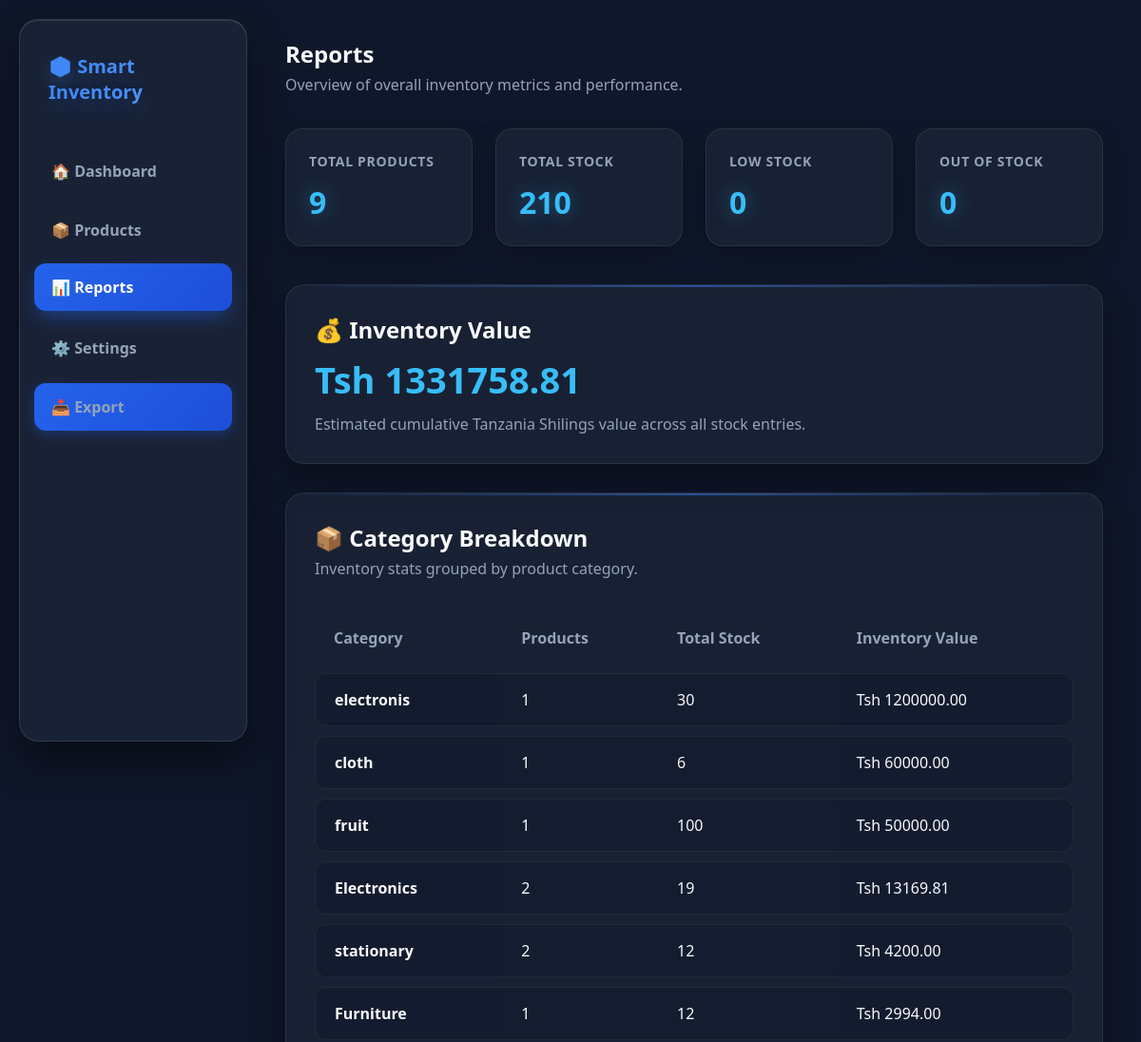
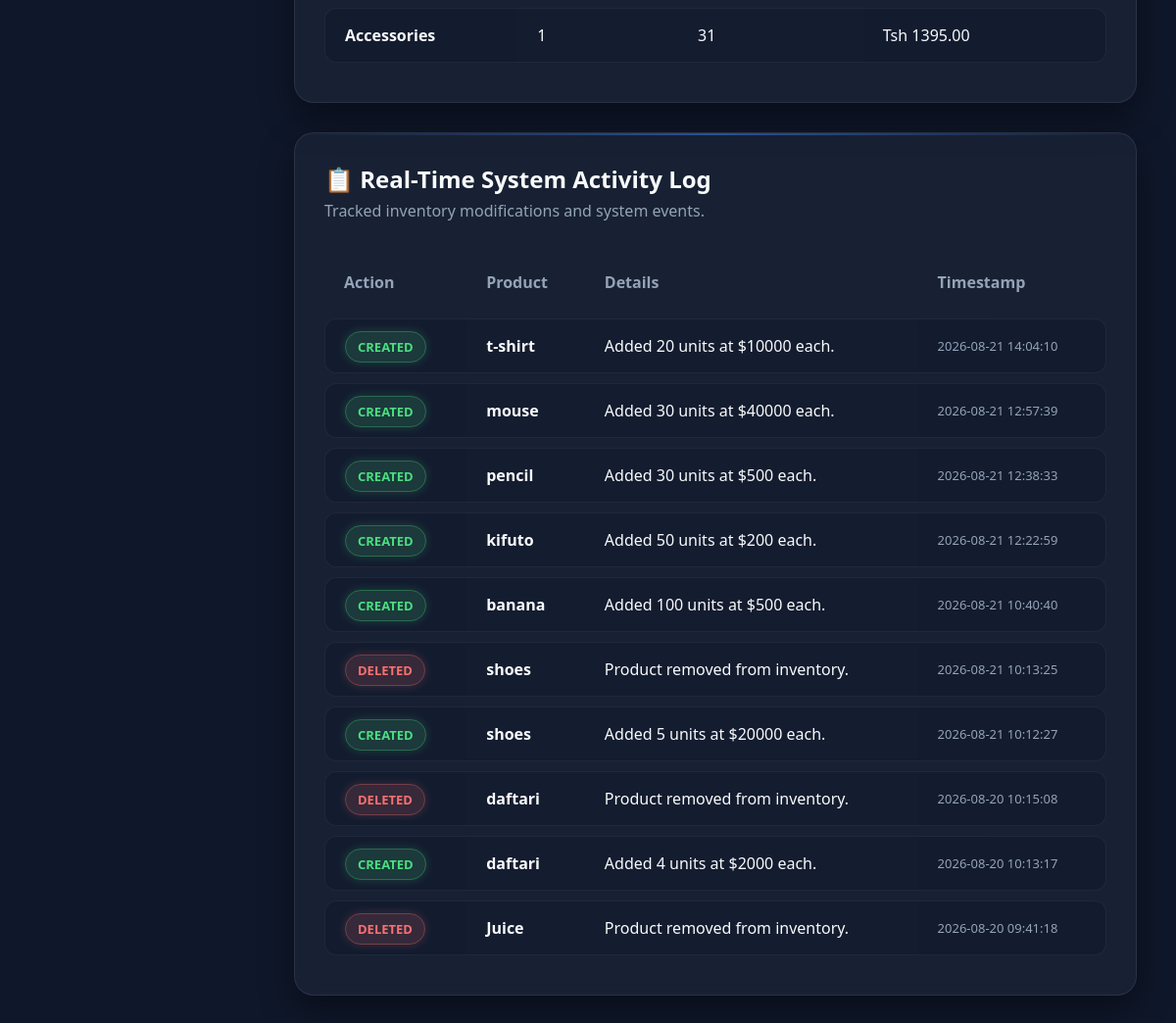
Page /reports on the committed database (2 pictures, top to bottom).
### tables this page shows
CREATE TABLE products (
            id INTEGER PRIMARY KEY AUTOINCREMENT,
            name TEXT NOT NULL,
            category TEXT NOT NULL,
            quantity INTEGER NOT NULL,
            price REAL NOT NULL
        );

CREATE TABLE history (
            id INTEGER PRIMARY KEY AUTOINCREMENT,
            action TEXT NOT NULL,
            product_name TEXT NOT NULL,
            details TEXT NOT NULL,
            timestamp DATETIME DEFAULT CURRENT_TIMESTAMP
        );

### app.py (the view)
@app.route("/reports")
def reports():
    conn = get_db()
    total_products = conn.execute("SELECT COUNT(*) FROM products").fetchone()[0]
    total_stock = conn.execute("SELECT COALESCE(SUM(quantity), 0) FROM products").fetchone()[0]
    inventory_value = conn.execute("SELECT COALESCE(SUM(quantity * price), 0) FROM products").fetchone()[0]
    low_stock = conn.execute("SELECT COUNT(*) FROM products WHERE quantity > 0 AND quantity <= 5").fetchone()[0]
    out_of_stock = conn.execute("SELECT COUNT(*) FROM products WHERE quantity = 0").fetchone()[0]
    categories = conn.execute(
        "SELECT category, COUNT(*) AS product_count, COALESCE(SUM(quantity), 0) AS stock, COALESCE(SUM(quantity * price), 0) AS value FROM products GROUP BY category ORDER BY value DESC"
    ).fetchall()
    recent_activity = conn.execute("SELECT * FROM history ORDER BY timestamp DESC LIMIT 10").fetchall()
    conn.close()
    return render_template(
        "reports.html",
        total_products=total_products,
        total_stock=total_stock,
        inventory_value=inventory_value,
        low_stock=low_stock,
        out_of_stock=out_of_stock,
        categories=categories,
        recent_activity=recent_activity,
    )

### app.py (called while the page is built)
@app.context_processor
def inject_lang():
    lang = session.get("lang", "en")
    return {
        "lang": lang,
        "t": translations.get(lang, translations["en"]),
        "current_user": get_current_user(),
    }

def get_db():
    conn = sqlite3.connect(DATABASE)
    conn.row_factory = sqlite3.Row
    return conn

def get_current_user():
    user_id = session.get("user_id")
    if not user_id:
        return None
    conn = get_db()
    user = conn.execute("SELECT * FROM users WHERE id = ?", (user_id,)).fetchone()
    conn.close()
    return dict(user) if user else None

### templates/reports.html (shortened to what this page needs)
<!DOCTYPE html>
<html lang="en">
<head>
    <link rel="stylesheet" href="{{ url_for('static', filename='css/style.css') }}">
</head>
<body>
    <aside class="sidebar">
        <div class="logo">📦 Smart Inventory</div>
        <nav>
            <a href="/">🏠 Dashboard</a>
            <a href="/products">📦 Products</a>
            <a href="/reports" class="active">📊 Reports</a>
            <a href="/settings">⚙️ Settings</a>
            <a href="/export-csv" class="edit-btn">📥 Export</a>
        </nav>
    </aside>
    <main class="main-content">
        <div class="dashboard-header">
            <div>
                <h2>{{t.reports}}</h2>
                <p>Overview of overall inventory metrics and performance.</p>
            </div>
        </div>
        <div class="stats">
            <div class="stat-card">
                <h3>Total Products</h3>
                <p>{{ total_products }}</p>
            </div>
            <div class="stat-card">
                <h3>Total Stock</h3>
                <p>{{ total_stock }}</p>
            </div>
            <div class="stat-card">
                <h3>Low Stock</h3>
                <p>{{ low_stock }}</p>
            </div>
            <div class="stat-card">
                <h3>Out of Stock</h3>
                <p>{{ out_of_stock }}</p>
            </div>
        </div>
        <section class="inventory-section" style="margin-bottom: 30px;">
            <h2 style="margin-bottom: 10px;">💰 Inventory Value</h2>
            <div style="font-size: 38px; font-weight: 800; color: #38bdf8; margin: 10px 0;">
                Tsh {{ "%.2f"|format(inventory_value) }}
            </div>
            <p style="color: #94a3b8;">Estimated cumulative Tanzania Shilings value across all stock entries.</p>
        </section>
        <section class="inventory-section" style="margin-bottom: 30px;">
            <div class="inventory-header">
                <div>
                    <h2>📦 Category Breakdown</h2>
                    <p style="color: #94a3b8; margin-top: 5px;">Inventory stats grouped by product category.</p>
                </div>
            </div>
            <div class="table-wrapper">
                <table>
                    <thead>
                        <tr>
                            <th>Category</th>
                            <th>Products</th>
                            <th>Total Stock</th>
                            <th>Inventory Value</th>
                        </tr>
                    </thead>
                    <tbody>
                        {% for category in categories %}
                        <tr>
                            <td><strong>{{ category["category"] }}</strong></td>
                            <td>{{ category["product_count"] }}</td>
                            <td>{{ category["stock"] }}</td>
                            <td>Tsh {{ "%.2f"|format(category["value"]) }}</td>
                        </tr>
                        {% else %}
                        <tr>
                            <td colspan="4" style="text-align: center; color: #94a3b8; padding: 30px;">
                                No category data available.
                            </td>
                        </tr>
                        {% endfor %}
                    </tbody>
                </table>
            </div>
        </section>
        <section class="inventory-section">
            <div class="inventory-header">
                <div>
                    <h2>📋 Real-Time System Activity Log</h2>
                    <p style="color: #94a3b8; margin-top: 5px;">Tracked inventory modifications and system events.</p>
                </div>
            </div>
            <div class="table-wrapper">
                <table>
                    <thead>
                        <tr>
                            <th>Action</th>
                            <th>Product</th>
                            <th>Details</th>
                            <th>Timestamp</th>
                        </tr>
                    </thead>
                    <tbody>
                        {% for log in recent_activity %}
                        <tr>
                            <td>
                                {% if log["action"] == "CREATED" %}
                                    <span class="in-stock">CREATED</span>
                                {% elif log["action"] == "DELETED" %}
                                    <span class="out-of-stock">DELETED</span>
                                {% else %}
                                    <span class="low-stock">UPDATED</span>
                                {% endif %}
                            </td>
                            <td><strong>{{ log["product_name"] }}</strong></td>
                            <td>{{ log["details"] }}</td>
                            <td style="color: #94a3b8; font-size: 13px;">{{ log["timestamp"] }}</td>
                        </tr>
                        {% else %}
                        <tr>
                            <td colspan="4" style="text-align: center; color: #94a3b8; padding: 30px;">
                                No activity recorded yet.
                            </td>
                        </tr>
                        {% endfor %}
                    </tbody>
                </table>
            </div>
        </section>
    </main>
</body>
</html>

### static/css/style.css (style rules this page uses)
* { margin: 0; padding: 0; box-sizing: border-box; }
body { font-family: 'Segoe UI', system-ui, -apple-system, sans-serif; background: #0f172a; color: #f8fafc; min-height: 100vh; perspective: 1000px; overflow-x: hidden; }
.sidebar { position: fixed; left: 20px; top: 20px; width: 240px; height: calc(100vh - 40px); background: rgba(30, 41, 59, 0.7); backdrop-filter: blur(12px); border: 1px solid rgba(255, 255, 255, 0.1); border-radius: 20px; padding: 25px 15px; box-shadow: 0 20px 40px rgba(0, 0, 0, 0.5), inset 0 1px 0 rgba(255, 255, 255, 0.1); transform-style: preserve-3d; z-index: 100; }
.logo { font-size: 20px; font-weight: 800; padding: 10px 15px; margin-bottom: 35px; background: linear-gradient(135deg, #3b82f6, #60a5fa); -webkit-background-clip: text; -webkit-text-fill-color: transparent; text-shadow: 0 10px 20px rgba(59, 130, 246, 0.3); }
.sidebar nav { display: flex; flex-direction: column; gap: 12px; }
.sidebar nav a { color: #94a3b8; text-decoration: none; padding: 14px 18px; border-radius: 12px; font-weight: 600; transition: all 0.3s cubic-bezier(0.4, 0, 0.2, 1); position: relative; }
.sidebar nav a:hover, .sidebar nav a.active { background: linear-gradient(135deg, #2563eb, #1d4ed8); color: #ffffff; transform: translateY(-2px) translateZ(10px); box-shadow: 0 10px 20px -5px rgba(37, 99, 235, 0.5); }
.main-content { margin-left: 280px; padding: 40px 40px 40px 20px; }
.dashboard-header { display: flex; justify-content: space-between; align-items: center; margin-bottom: 35px; }
.dashboard-header p { color: #94a3b8; margin-top: 5px; }
.stats { display: grid; grid-template-columns: repeat(4, 1fr); gap: 24px; margin-bottom: 40px; }
.stat-card { background: rgba(30, 41, 59, 0.6); backdrop-filter: blur(10px); padding: 24px; border-radius: 18px; border: 1px solid rgba(255, 255, 255, 0.08); box-shadow: 0 10px 30px -10px rgba(0, 0, 0, 0.5); transition: all 0.4s cubic-bezier(0.175, 0.885, 0.32, 1.275); transform-style: preserve-3d; }
.stat-card h3 { color: #94a3b8; font-size: 14px; text-transform: uppercase; letter-spacing: 0.05em; margin-bottom: 12px; }
.stat-card p { font-size: 32px; font-weight: 800; color: #38bdf8; text-shadow: 0 0 20px rgba(56, 189, 248, 0.4); }
.inventory-section { background: rgba(30, 41, 59, 0.6); backdrop-filter: blur(10px); padding: 30px; border-radius: 20px; border: 1px solid rgba(255, 255, 255, 0.08); box-shadow: 0 15px 35px rgba(0, 0, 0, 0.4); }
.inventory-header { display: flex; justify-content: space-between; align-items: center; margin-bottom: 25px; }
.table-wrapper { overflow-x: auto; }
table { width: 100%; border-collapse: separate; border-spacing: 0 10px; }
th { padding: 16px 20px; color: #94a3b8; font-weight: 600; text-align: left; border: none; }
td { padding: 16px 20px; background: rgba(15, 23, 42, 0.4); border-top: 1px solid rgba(255, 255, 255, 0.05); border-bottom: 1px solid rgba(255, 255, 255, 0.05); transition: all 0.2s ease; }
td:first-child { border-left: 1px solid rgba(255, 255, 255, 0.05); border-top-left-radius: 12px; border-bottom-left-radius: 12px; }
td:last-child { border-right: 1px solid rgba(255, 255, 255, 0.05); border-top-right-radius: 12px; border-bottom-right-radius: 12px; }
.in-stock { color: #4ade80; background: rgba(74, 222, 128, 0.15); border: 1px solid rgba(74, 222, 128, 0.3); padding: 6px 12px; border-radius: 20px; font-size: 13px; font-weight: 600; box-shadow: 0 0 10px rgba(74, 222, 128, 0.2); }
.out-of-stock { color: #f87171; background: rgba(248, 113, 113, 0.15); border: 1px solid rgba(248, 113, 113, 0.3); padding: 6px 12px; border-radius: 20px; font-size: 13px; font-weight: 600; box-shadow: 0 0 10px rgba(248, 113, 113, 0.2); }
button, .edit-btn { display: inline-block; padding: 10px 18px; background: linear-gradient(135deg, #2563eb, #1d4ed8); color: #ffffff; border: none; border-radius: 10px; font-weight: 600; text-decoration: none; cursor: pointer; box-shadow: 0 4px 12px rgba(37, 99, 235, 0.3); transition: all 0.3s ease; }
.inventory-section { position: relative; overflow: hidden; }
.inventory-section::before { content: ''; position: absolute; top: 0; left: 0; width: 100%; height: 2px; background: linear-gradient(90deg, transparent, rgba(59, 130, 246, 0.5), transparent); }

### rows in the picture
products: category "electronis", product_count "1", stock "30", value "1200000.00"
products: category "cloth", product_count "1", stock "6", value "60000.00"
products: category "fruit", product_count "1", stock "100", value "50000.00"
products: category "Furniture", product_count "1", stock "12", value "2994.00"
products: category "Accessories", product_count "1", stock "31", value "1395.00"
history: action "CREATED", product_name "t-shirt", details "Added 20 units at $10000 each.", timestamp "2026-08-21 14:04:10"
history: action "CREATED", product_name "mouse", details "Added 30 units at $40000 each.", timestamp "2026-08-21 12:57:39"
history: action "CREATED", product_name "pencil", details "Added 30 units at $500 each.", timestamp "2026-08-21 12:38:33"
history: action "CREATED", product_name "kifuto", details "Added 50 units at $200 each.", timestamp "2026-08-21 12:22:59"
history: action "CREATED", product_name "banana", details "Added 100 units at $500 each.", timestamp "2026-08-21 10:40:40"
history: action "DELETED", product_name "shoes", details "Product removed from inventory.", timestamp "2026-08-21 10:13:25"
history: action "CREATED", product_name "shoes", details "Added 5 units at $20000 each.", timestamp "2026-08-21 10:12:27"
history: action "DELETED", product_name "daftari", details "Product removed from inventory.", timestamp "2026-08-20 10:15:08"
history: action "CREATED", product_name "daftari", details "Added 4 units at $2000 each.", timestamp "2026-08-20 10:13:17"
history: action "DELETED", product_name "Juice", details "Product removed from inventory.", timestamp "2026-08-20 09:41:18"

### other values in the picture
{{ t.reports }} "Reports"
{{ total_products }} "9"
{{ total_stock }} "210"
{{ low_stock }} "0"
{{ out_of_stock }} "0"
{{ "%.2f"|format(inventory_value) }} "1331758.81"
{{ category["category"] }} "Electronics" "stationary"
{{ category["product_count"] }} "2" "2"
{{ category["stock"] }} "19" "12"
{{ "%.2f"|format(category["value"]) }} "13169.81" "4200.00"
